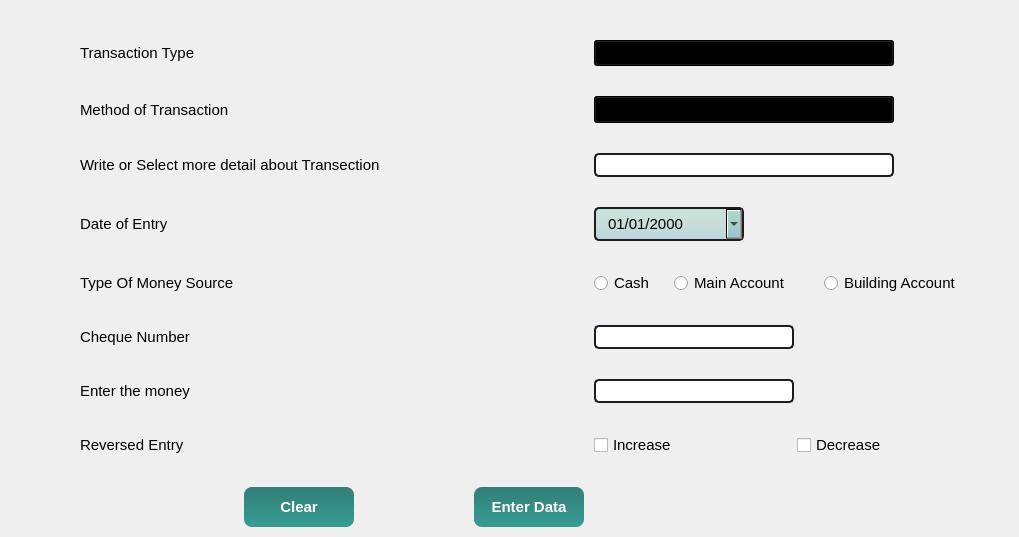
        <widget class="QWidget" name="data_entry_tab">
         <property name="font">
          <font>
           <weight>50</weight>
           <bold>false</bold>
          </font>
         </property>
         <attribute name="title">
          <string>Data Entry</string>
         </attribute>
         <layout class="QGridLayout" name="gridLayout">
          <property name="sizeConstraint">
           <enum>QLayout::SetDefaultConstraint</enum>
          </property>
          <property name="leftMargin">
           <number>80</number>
          </property>
          <property name="topMargin">
           <number>40</number>
          </property>
          <property name="rightMargin">
           <number>20</number>
          </property>
          <property name="bottomMargin">
           <number>10</number>
          </property>
          <property name="horizontalSpacing">
           <number>10</number>
          </property>
          <property name="verticalSpacing">
           <number>30</number>
          </property>
          <item row="8" column="1">
           <widget class="QLabel" name="label_13">
            <property name="sizePolicy">
             <sizepolicy hsizetype="Maximum" vsizetype="Maximum">
              <horstretch>0</horstretch>
              <verstretch>0</verstretch>
             </sizepolicy>
            </property>
            <property name="font">
             <font>
              <family>Microsoft YaHei UI</family>
              <pointsize>11</pointsize>
              <weight>50</weight>
              <bold>false</bold>
              <stylestrategy>PreferAntialias</stylestrategy>
             </font>
            </property>
            <property name="text">
             <string>Reversed Entry</string>
            </property>
           </widget>
          </item>
          <item row="5" column="1">
           <widget class="QLabel" name="label_10">
            <property name="sizePolicy">
             <sizepolicy hsizetype="Maximum" vsizetype="Maximum">
              <horstretch>0</horstretch>
              <verstretch>0</verstretch>
             </sizepolicy>
            </property>
            <property name="font">
             <font>
              <family>Microsoft YaHei UI</family>
              <pointsize>11</pointsize>
              <weight>50</weight>
              <italic>false</italic>
              <bold>false</bold>
              <strikeout>false</strikeout>
              <stylestrategy>PreferAntialias</stylestrategy>
             </font>
            </property>
            <property name="styleSheet">
             <string notr="true"/>
            </property>
            <property name="text">
             <string>Type Of Money Source</string>
            </property>
           </widget>
          </item>
          <item row="12" column="2">
           <widget class="QPushButton" name="clear_entry_button">
            <property name="sizePolicy">
             <sizepolicy hsizetype="Maximum" vsizetype="Fixed">
              <horstretch>0</horstretch>
              <verstretch>0</verstretch>
             </sizepolicy>
            </property>
            <property name="font">
             <font>
              <family>Microsoft YaHei UI</family>
              <pointsize>11</pointsize>
              <weight>75</weight>
              <italic>false</italic>
              <bold>true</bold>
              <kerning>true</kerning>
             </font>
            </property>
            <property name="styleSheet">
             <string notr="true">QPushButton{
background-color:qlineargradient(spread:pad, x1:0.532552, y1:0, x2:0.522, y2:0.926136, stop:0.0547264 rgba(10, 103, 95, 209), stop:1 rgba(13, 136, 125, 209));
width:110%;
height:40%;
color:white;
border-radius:8px;
}


  QPushButton:hover:!pressed
{
  border: 2px solid rgb(41, 135, 140);
background-color:rgb(199, 248, 255);
color:black;

}</string>
            </property>
            <property name="text">
             <string>Clear</string>
            </property>
            <property name="iconSize">
             <size>
              <width>40</width>
              <height>40</height>
             </size>
            </property>
            <property name="shortcut">
             <string>Esc</string>
            </property>
           </widget>
          </item>
          <item row="12" column="4">
           <widget class="QPushButton" name="enter_data_button">
            <property name="sizePolicy">
             <sizepolicy hsizetype="Maximum" vsizetype="Fixed">
              <horstretch>0</horstretch>
              <verstretch>0</verstretch>
             </sizepolicy>
            </property>
            <property name="font">
             <font>
              <family>Microsoft YaHei UI</family>
              <pointsize>11</pointsize>
              <weight>75</weight>
              <italic>false</italic>
              <bold>true</bold>
             </font>
            </property>
            <property name="styleSheet">
             <string notr="true">QPushButton{
background-color:qlineargradient(spread:pad, x1:0.532552, y1:0, x2:0.522, y2:0.926136, stop:0.0547264 rgba(10, 103, 95, 209), stop:1 rgba(13, 136, 125, 209));
width:110%;
height:40%;
color:white;
border-radius:8px;
}


  QPushButton:hover:!pressed
{
  border: 2px solid rgb(41, 135, 140);
background-color:rgb(199, 248, 255);
color:black;

}</string>
            </property>
            <property name="text">
             <string>Enter Data</string>
            </property>
            <property name="shortcut">
             <string>Return</string>
            </property>
           </widget>
          </item>
          <item row="2" column="1">
           <widget class="QLabel" name="label_3">
            <property name="sizePolicy">
             <sizepolicy hsizetype="Maximum" vsizetype="Preferred">
              <horstretch>0</horstretch>
              <verstretch>0</verstretch>
             </sizepolicy>
            </property>
            <property name="font">
             <font>
              <family>Microsoft YaHei UI</family>
              <pointsize>11</pointsize>
              <weight>50</weight>
              <italic>false</italic>
              <bold>false</bold>
              <strikeout>false</strikeout>
              <stylestrategy>PreferAntialias</stylestrategy>
             </font>
            </property>
            <property name="text">
             <string>Method of Transaction</string>
            </property>
           </widget>
          </item>
          <item row="3" column="7">
           <widget class="QLineEdit" name="more_trans_detail">
            <property name="sizePolicy">
             <sizepolicy hsizetype="Preferred" vsizetype="Maximum">
              <horstretch>0</horstretch>
              <verstretch>0</verstretch>
             </sizepolicy>
            </property>
            <property name="maximumSize">
             <size>
              <width>300</width>
              <height>16777215</height>
             </size>
            </property>
            <property name="font">
             <font>
              <family>Microsoft YaHei UI</family>
              <pointsize>11</pointsize>
              <weight>50</weight>
              <italic>false</italic>
              <bold>false</bold>
             </font>
            </property>
            <property name="styleSheet">
             <string notr="true">QLineEdit {
	border-radius: 5px;
	border: 2px solid rgb(27, 29, 35);
	padding-left: 10px;
}
QLineEdit:hover {
	border: 2px solid rgb(64, 71, 88);
}
QLineEdit:focus {
	border: 2px solid rgb(91, 101, 124);
}</string>
            </property>
            <property name="cursorMoveStyle">
             <enum>Qt::VisualMoveStyle</enum>
            </property>
            <property name="clearButtonEnabled">
             <bool>true</bool>
            </property>
           </widget>
          </item>
          <item row="2" column="7">
           <widget class="QComboBox" name="method_of_trans">
            <property name="sizePolicy">
             <sizepolicy hsizetype="Preferred" vsizetype="Fixed">
              <horstretch>0</horstretch>
              <verstretch>0</verstretch>
             </sizepolicy>
            </property>
            <property name="maximumSize">
             <size>
              <width>300</width>
              <height>16777215</height>
             </size>
            </property>
            <property name="palette">
             <palette>
              <active>
               <colorrole role="Button">
                <brush brushstyle="LinearGradientPattern">
                 <gradient startx="0.532552000000000" starty="0.000000000000000" endx="0.522000000000000" endy="0.926136000000000" type="LinearGradient" spread="PadSpread" coordinatemode="ObjectBoundingMode">
                  <gradientstop position="0.019900500000000">
                   <color alpha="52">
                    <red>50</red>
                    <green>186</green>
                    <blue>144</blue>
                   </color>
                  </gradientstop>
                  <gradientstop position="0.482587000000000">
                   <color alpha="54">
                    <red>65</red>
                    <green>156</green>
                    <blue>128</blue>
                   </color>
                  </gradientstop>
                  <gradientstop position="0.975124000000000">
                   <color alpha="80">
                    <red>75</red>
                    <green>164</green>
                    <blue>181</blue>
                   </color>
                  </gradientstop>
                 </gradient>
                </brush>
               </colorrole>
               <colorrole role="Base">
                <brush brushstyle="LinearGradientPattern">
                 <gradient startx="0.532552000000000" starty="0.000000000000000" endx="0.522000000000000" endy="0.926136000000000" type="LinearGradient" spread="PadSpread" coordinatemode="ObjectBoundingMode">
                  <gradientstop position="0.019900500000000">
                   <color alpha="52">
                    <red>50</red>
                    <green>186</green>
                    <blue>144</blue>
                   </color>
                  </gradientstop>
                  <gradientstop position="0.482587000000000">
                   <color alpha="54">
                    <red>65</red>
                    <green>156</green>
                    <blue>128</blue>
                   </color>
                  </gradientstop>
                  <gradientstop position="0.975124000000000">
                   <color alpha="80">
                    <red>75</red>
                    <green>164</green>
                    <blue>181</blue>
                   </color>
                  </gradientstop>
                 </gradient>
                </brush>
               </colorrole>
               <colorrole role="Window">
                <brush brushstyle="LinearGradientPattern">
                 <gradient startx="0.532552000000000" starty="0.000000000000000" endx="0.522000000000000" endy="0.926136000000000" type="LinearGradient" spread="PadSpread" coordinatemode="ObjectBoundingMode">
                  <gradientstop position="0.019900500000000">
                   <color alpha="52">
                    <red>50</red>
                    <green>186</green>
                    <blue>144</blue>
                   </color>
                  </gradientstop>
                  <gradientstop position="0.482587000000000">
                   <color alpha="54">
                    <red>65</red>
                    <green>156</green>
                    <blue>128</blue>
                   </color>
                  </gradientstop>
                  <gradientstop position="0.975124000000000">
                   <color alpha="80">
                    <red>75</red>
                    <green>164</green>
                    <blue>181</blue>
                   </color>
                  </gradientstop>
                 </gradient>
                </brush>
               </colorrole>
              </active>
              <inactive>
               <colorrole role="Button">
                <brush brushstyle="LinearGradientPattern">
                 <gradient startx="0.532552000000000" starty="0.000000000000000" endx="0.522000000000000" endy="0.926136000000000" type="LinearGradient" spread="PadSpread" coordinatemode="ObjectBoundingMode">
                  <gradientstop position="0.019900500000000">
                   <color alpha="52">
                    <red>50</red>
                    <green>186</green>
                    <blue>144</blue>
                   </color>
                  </gradientstop>
                  <gradientstop position="0.482587000000000">
                   <color alpha="54">
                    <red>65</red>
                    <green>156</green>
                    <blue>128</blue>
                   </color>
                  </gradientstop>
                  <gradientstop position="0.975124000000000">
                   <color alpha="80">
                    <red>75</red>
                    <green>164</green>
                    <blue>181</blue>
                   </color>
                  </gradientstop>
                 </gradient>
                </brush>
               </colorrole>
               <colorrole role="Base">
                <brush brushstyle="LinearGradientPattern">
                 <gradient startx="0.532552000000000" starty="0.000000000000000" endx="0.522000000000000" endy="0.926136000000000" type="LinearGradient" spread="PadSpread" coordinatemode="ObjectBoundingMode">
                  <gradientstop position="0.019900500000000">
                   <color alpha="52">
                    <red>50</red>
                    <green>186</green>
                    <blue>144</blue>
                   </color>
                  </gradientstop>
                  <gradientstop position="0.482587000000000">
                   <color alpha="54">
                    <red>65</red>
                    <green>156</green>
                    <blue>128</blue>
                   </color>
                  </gradientstop>
                  <gradientstop position="0.975124000000000">
                   <color alpha="80">
                    <red>75</red>
                    <green>164</green>
                    <blue>181</blue>
                   </color>
                  </gradientstop>
                 </gradient>
                </brush>
               </colorrole>
               <colorrole role="Window">
                <brush brushstyle="LinearGradientPattern">
                 <gradient startx="0.532552000000000" starty="0.000000000000000" endx="0.522000000000000" endy="0.926136000000000" type="LinearGradient" spread="PadSpread" coordinatemode="ObjectBoundingMode">
                  <gradientstop position="0.019900500000000">
                   <color alpha="52">
                    <red>50</red>
                    <green>186</green>
                    <blue>144</blue>
                   </color>
                  </gradientstop>
                  <gradientstop position="0.482587000000000">
                   <color alpha="54">
                    <red>65</red>
                    <green>156</green>
                    <blue>128</blue>
                   </color>
                  </gradientstop>
                  <gradientstop position="0.975124000000000">
                   <color alpha="80">
                    <red>75</red>
                    <green>164</green>
                    <blue>181</blue>
                   </color>
                  </gradientstop>
                 </gradient>
                </brush>
               </colorrole>
              </inactive>
              <disabled>
               <colorrole role="Button">
                <brush brushstyle="LinearGradientPattern">
                 <gradient startx="0.532552000000000" starty="0.000000000000000" endx="0.522000000000000" endy="0.926136000000000" type="LinearGradient" spread="PadSpread" coordinatemode="ObjectBoundingMode">
                  <gradientstop position="0.019900500000000">
                   <color alpha="52">
                    <red>50</red>
                    <green>186</green>
                    <blue>144</blue>
                   </color>
                  </gradientstop>
                  <gradientstop position="0.482587000000000">
                   <color alpha="54">
                    <red>65</red>
                    <green>156</green>
                    <blue>128</blue>
                   </color>
                  </gradientstop>
                  <gradientstop position="0.975124000000000">
                   <color alpha="80">
                    <red>75</red>
                    <green>164</green>
                    <blue>181</blue>
                   </color>
                  </gradientstop>
                 </gradient>
                </brush>
               </colorrole>
               <colorrole role="Base">
                <brush brushstyle="LinearGradientPattern">
                 <gradient startx="0.532552000000000" starty="0.000000000000000" endx="0.522000000000000" endy="0.926136000000000" type="LinearGradient" spread="PadSpread" coordinatemode="ObjectBoundingMode">
                  <gradientstop position="0.019900500000000">
                   <color alpha="52">
                    <red>50</red>
                    <green>186</green>
                    <blue>144</blue>
                   </color>
                  </gradientstop>
                  <gradientstop position="0.482587000000000">
                   <color alpha="54">
                    <red>65</red>
                    <green>156</green>
                    <blue>128</blue>
                   </color>
                  </gradientstop>
                  <gradientstop position="0.975124000000000">
                   <color alpha="80">
                    <red>75</red>
                    <green>164</green>
                    <blue>181</blue>
                   </color>
                  </gradientstop>
                 </gradient>
                </brush>
               </colorrole>
               <colorrole role="Window">
                <brush brushstyle="LinearGradientPattern">
                 <gradient startx="0.532552000000000" starty="0.000000000000000" endx="0.522000000000000" endy="0.926136000000000" type="LinearGradient" spread="PadSpread" coordinatemode="ObjectBoundingMode">
                  <gradientstop position="0.019900500000000">
                   <color alpha="52">
                    <red>50</red>
                    <green>186</green>
                    <blue>144</blue>
                   </color>
                  </gradientstop>
                  <gradientstop position="0.482587000000000">
                   <color alpha="54">
                    <red>65</red>
                    <green>156</green>
                    <blue>128</blue>
                   </color>
                  </gradientstop>
                  <gradientstop position="0.975124000000000">
                   <color alpha="80">
                    <red>75</red>
                    <green>164</green>
                    <blue>181</blue>
                   </color>
                  </gradientstop>
                 </gradient>
                </brush>
               </colorrole>
              </disabled>
             </palette>
            </property>
            <property name="font">
             <font>
              <family>Microsoft YaHei UI</family>
              <pointsize>12</pointsize>
              <weight>50</weight>
              <italic>false</italic>
              <bold>false</bold>
             </font>
            </property>
            <property name="styleSheet">
             <string notr="true">QComboBox{
	 background-color:qlineargradient(spread:pad, x1:0.532552, y1:0, x2:0.522, y2:0.926136, stop:0.0199005 rgba(50, 186, 144, 52), stop:0.482587 rgba(65, 156, 128, 54), stop:0.975124 rgba(75, 164, 181, 80));
}
QComboBox:hover{
	border: 2px solid rgb(64, 71, 88);
   
}
QComboBox QAbstractItemView {
	padding: 10px;

	background-color:rgb(170, 255, 230)
	
 
}

QComboBox QAbstractItemView{border-radius: 5px;
	border: 2px ;
	padding: 5px;
	padding-left: 10px;
    }</string>
            </property>
           </widget>
          </item>
          <item row="5" column="7">
           <layout class="QHBoxLayout" name="horizontalLayout_2">
            <item>
             <widget class="QRadioButton" name="cash_radio">
              <property name="sizePolicy">
               <sizepolicy hsizetype="Minimum" vsizetype="Fixed">
                <horstretch>0</horstretch>
                <verstretch>0</verstretch>
               </sizepolicy>
              </property>
              <property name="minimumSize">
               <size>
                <width>80</width>
                <height>0</height>
               </size>
              </property>
              <property name="font">
               <font>
                <family>Microsoft YaHei UI</family>
                <pointsize>11</pointsize>
                <weight>50</weight>
                <italic>false</italic>
                <bold>false</bold>
               </font>
              </property>
              <property name="text">
               <string>Cash</string>
              </property>
             </widget>
            </item>
            <item>
             <widget class="QRadioButton" name="main_radio">
              <property name="minimumSize">
               <size>
                <width>150</width>
                <height>0</height>
               </size>
              </property>
              <property name="font">
               <font>
                <family>Microsoft YaHei UI</family>
                <pointsize>11</pointsize>
                <weight>50</weight>
                <italic>false</italic>
                <bold>false</bold>
               </font>
              </property>
              <property name="text">
               <string>Main Account</string>
              </property>
             </widget>
            </item>
            <item>
             <widget class="QRadioButton" name="building_radio">
              <property name="minimumSize">
               <size>
                <width>175</width>
                <height>0</height>
               </size>
              </property>
              <property name="font">
               <font>
                <family>Microsoft YaHei UI</family>
                <pointsize>11</pointsize>
               </font>
              </property>
              <property name="text">
               <string>Building Account</string>
              </property>
             </widget>
            </item>
           </layout>
          </item>
          <item row="3" column="1" colspan="4">
           <widget class="QLabel" name="label_9">
            <property name="sizePolicy">
             <sizepolicy hsizetype="Maximum" vsizetype="Maximum">
              <horstretch>0</horstretch>
              <verstretch>0</verstretch>
             </sizepolicy>
            </property>
            <property name="font">
             <font>
              <family>Microsoft YaHei UI</family>
              <pointsize>11</pointsize>
              <weight>50</weight>
              <italic>false</italic>
              <bold>false</bold>
              <strikeout>false</strikeout>
              <stylestrategy>PreferAntialias</stylestrategy>
             </font>
            </property>
            <property name="text">
             <string>Write or Select more detail about Transection</string>
            </property>
           </widget>
          </item>
          <item row="4" column="1">
           <widget class="QLabel" name="label_4">
            <property name="sizePolicy">
             <sizepolicy hsizetype="Maximum" vsizetype="Maximum">
              <horstretch>0</horstretch>
              <verstretch>0</verstretch>
             </sizepolicy>
            </property>
            <property name="font">
             <font>
              <family>Microsoft YaHei UI</family>
              <pointsize>11</pointsize>
              <weight>50</weight>
              <italic>false</italic>
              <bold>false</bold>
              <strikeout>false</strikeout>
              <stylestrategy>PreferAntialias</stylestrategy>
             </font>
            </property>
            <property name="styleSheet">
             <string notr="true"/>
            </property>
            <property name="text">
             <string>Date of Entry</string>
            </property>
           </widget>
          </item>
          <item row="7" column="1">
           <widget class="QLabel" name="label_5">
            <property name="sizePolicy">
             <sizepolicy hsizetype="Maximum" vsizetype="Preferred">
              <horstretch>0</horstretch>
              <verstretch>0</verstretch>
             </sizepolicy>
            </property>
            <property name="font">
             <font>
              <family>Microsoft YaHei UI</family>
              <pointsize>11</pointsize>
              <weight>50</weight>
              <italic>false</italic>
              <bold>false</bold>
              <strikeout>false</strikeout>
              <stylestrategy>PreferAntialias</stylestrategy>
             </font>
            </property>
            <property name="text">
             <string>Enter the money</string>
            </property>
           </widget>
          </item>
          <item row="12" column="3">
           <spacer name="horizontalSpacer_9">
            <property name="orientation">
             <enum>Qt::Horizontal</enum>
            </property>
            <property name="sizeHint" stdset="0">
             <size>
              <width>100</width>
              <height>20</height>
             </size>
            </property>
           </spacer>
          </item>
          <item row="12" column="7">
           <spacer name="horizontalSpacer_8">
            <property name="orientation">
             <enum>Qt::Horizontal</enum>
            </property>
            <property name="sizeHint" stdset="0">
             <size>
              <width>100</width>
              <height>20</height>
             </size>
            </property>
           </spacer>
          </item>
          <item row="8" column="7">
           <layout class="QHBoxLayout" name="horizontalLayout_4">
            <item>
             <widget class="QCheckBox" name="reversed_entry_increase">
              <property name="font">
               <font>
                <family>Microsoft YaHei UI</family>
                <pointsize>11</pointsize>
               </font>
              </property>
              <property name="text">
               <string>Increase</string>
              </property>
             </widget>
            </item>
            <item>
             <widget class="QCheckBox" name="reversed_entry_decrease">
              <property name="font">
               <font>
                <family>Microsoft YaHei UI</family>
                <pointsize>11</pointsize>
               </font>
              </property>
              <property name="text">
               <string>Decrease</string>
              </property>
             </widget>
            </item>
           </layout>
          </item>
          <item row="4" column="7">
           <widget class="QDateEdit" name="date_of_entry">
            <property name="sizePolicy">
             <sizepolicy hsizetype="Preferred" vsizetype="Fixed">
              <horstretch>0</horstretch>
              <verstretch>0</verstretch>
             </sizepolicy>
            </property>
            <property name="maximumSize">
             <size>
              <width>150</width>
              <height>16777215</height>
             </size>
            </property>
            <property name="font">
             <font>
              <family>Microsoft YaHei UI</family>
              <pointsize>11</pointsize>
              <weight>50</weight>
              <italic>false</italic>
              <bold>false</bold>
             </font>
            </property>
            <property name="styleSheet">
             <string notr="true">QDateEdit{
	border-radius: 5px;
	border: 2px solid rgb(27, 29, 35);
	padding: 5px;
	padding-left: 10px;

   background-color:qlineargradient(spread:pad, x1:0.532552, y1:0, x2:0.522, y2:0.926136, stop:0.0199005 rgba(50, 186, 144, 52), stop:0.482587 rgba(65, 156, 128, 54), stop:0.975124 rgba(75, 164, 181, 80));
		
		
}
QDateEdit:hover{
	border: 2px solid rgb(64, 71, 88);
   
	
		
  
}

QCalendarWidget QToolButton{

  	color: black;
  	background-color:rgb(156, 255, 231);}

 

QCalendarWidget QAbstractItemView:enabled 
  {
  
  	color: black;  
  	background-color: rgb(198, 255, 232);  
  	selection-background-color: rgb(64, 64, 64); 
  	selection-color: rgb(0, 255, 0); 
  }</string>
            </property>
            <property name="minimumDateTime">
             <datetime>
              <hour>0</hour>
              <minute>0</minute>
              <second>0</second>
              <year>1767</year>
              <month>9</month>
              <day>14</day>
             </datetime>
            </property>
            <property name="displayFormat">
             <string>dd/MM/yyyy</string>
            </property>
            <property name="calendarPopup">
             <bool>true</bool>
            </property>
           </widget>
          </item>
          <item row="7" column="7">
           <widget class="QLineEdit" name="money">
            <property name="sizePolicy">
             <sizepolicy hsizetype="Preferred" vsizetype="Fixed">
              <horstretch>0</horstretch>
              <verstretch>0</verstretch>
             </sizepolicy>
            </property>
            <property name="maximumSize">
             <size>
              <width>200</width>
              <height>16777215</height>
             </size>
            </property>
            <property name="font">
             <font>
              <family>Microsoft YaHei UI</family>
              <pointsize>11</pointsize>
              <weight>50</weight>
              <italic>false</italic>
              <bold>false</bold>
             </font>
            </property>
            <property name="styleSheet">
             <string notr="true">QLineEdit {
	border-radius: 5px;
	border: 2px solid rgb(27, 29, 35);
	padding-left: 10px;
}
QLineEdit:hover {
	border: 2px solid rgb(64, 71, 88);
}
QLineEdit:focus {
	border: 2px solid rgb(91, 101, 124);
}</string>
            </property>
            <property name="inputMethodHints">
             <set>Qt::ImhDigitsOnly</set>
            </property>
            <property name="text">
             <string notr="true"/>
            </property>
            <property name="frame">
             <bool>true</bool>
            </property>
            <property name="clearButtonEnabled">
             <bool>true</bool>
            </property>
           </widget>
          </item>
          <item row="1" column="1">
           <widget class="QLabel" name="label_2">
            <property name="sizePolicy">
             <sizepolicy hsizetype="Maximum" vsizetype="Maximum">
              <horstretch>0</horstretch>
              <verstretch>0</verstretch>
             </sizepolicy>
            </property>
            <property name="font">
             <font>
              <family>Microsoft YaHei UI</family>
              <pointsize>11</pointsize>
              <weight>50</weight>
              <italic>false</italic>
              <bold>false</bold>
              <strikeout>false</strikeout>
              <stylestrategy>PreferAntialias</stylestrategy>
             </font>
            </property>
            <property name="text">
             <string>Transaction Type</string>
            </property>
           </widget>
          </item>
          <item row="1" column="7">
           <widget class="QComboBox" name="trans_type">
            <property name="sizePolicy">
             <sizepolicy hsizetype="Preferred" vsizetype="Fixed">
              <horstretch>0</horstretch>
              <verstretch>0</verstretch>
             </sizepolicy>
            </property>
            <property name="maximumSize">
             <size>
              <width>300</width>
              <height>16777215</height>
             </size>
            </property>
            <property name="font">
             <font>
              <family>Microsoft YaHei UI</family>
              <pointsize>11</pointsize>
              <weight>50</weight>
              <italic>false</italic>
              <bold>false</bold>
             </font>
            </property>
            <property name="styleSheet">
             <string notr="true">QComboBox{
	 background-color:qlineargradient(spread:pad, x1:0.532552, y1:0, x2:0.522, y2:0.926136, stop:0.0199005 rgba(50, 186, 144, 52), stop:0.482587 rgba(65, 156, 128, 54), stop:0.975124 rgba(75, 164, 181, 80));
	
		
	

	

    
}
QComboBox:hover{
	border: 2px solid rgb(64, 71, 88);
   
	
}
QComboBox QAbstractItemView {
	padding: 10px;

	background-color:rgb(170, 255, 230)
	
 
}

QComboBox QAbstractItemView{border-radius: 5px;
	border: 2px ;
	padding: 5px;
	padding-left: 10px;
    }</string>
            </property>
            <property name="sizeAdjustPolicy">
             <enum>QComboBox::AdjustToContents</enum>
            </property>
            <property name="frame">
             <bool>true</bool>
            </property>
            <item>
             <property name="text">
              <string notr="true">Income</string>
             </property>
            </item>
            <item>
             <property name="text">
              <string>Expense</string>
             </property>
            </item>
            <item>
             <property name="text">
              <string>Bank Deposit</string>
             </property>
            </item>
            <item>
             <property name="text">
              <string>Bank Withdraw</string>
             </property>
            </item>
           </widget>
          </item>
          <item row="6" column="1">
           <widget class="QLabel" name="cheque_label">
            <property name="font">
             <font>
              <family>Microsoft YaHei UI</family>
              <pointsize>11</pointsize>
             </font>
            </property>
            <property name="text">
             <string>Cheque Number</string>
            </property>
           </widget>
          </item>
          <item row="6" column="7">
           <widget class="QLineEdit" name="cheque_number">
            <property name="sizePolicy">
             <sizepolicy hsizetype="Preferred" vsizetype="Fixed">
              <horstretch>0</horstretch>
              <verstretch>0</verstretch>
             </sizepolicy>
            </property>
            <property name="maximumSize">
             <size>
              <width>200</width>
              <height>16777215</height>
             </size>
            </property>
            <property name="font">
             <font>
              <family>Microsoft YaHei UI</family>
              <pointsize>11</pointsize>
             </font>
            </property>
            <property name="styleSheet">
             <string notr="true">QLineEdit {
	border-radius: 5px;
	border: 2px solid rgb(27, 29, 35);
	padding-left: 10px;
}
QLineEdit:hover {
	border: 2px solid rgb(64, 71, 88);
}
QLineEdit:focus {
	border: 2px solid rgb(91, 101, 124);
}</string>
            </property>
           </widget>
          </item>
         </layout>
        </widget>
